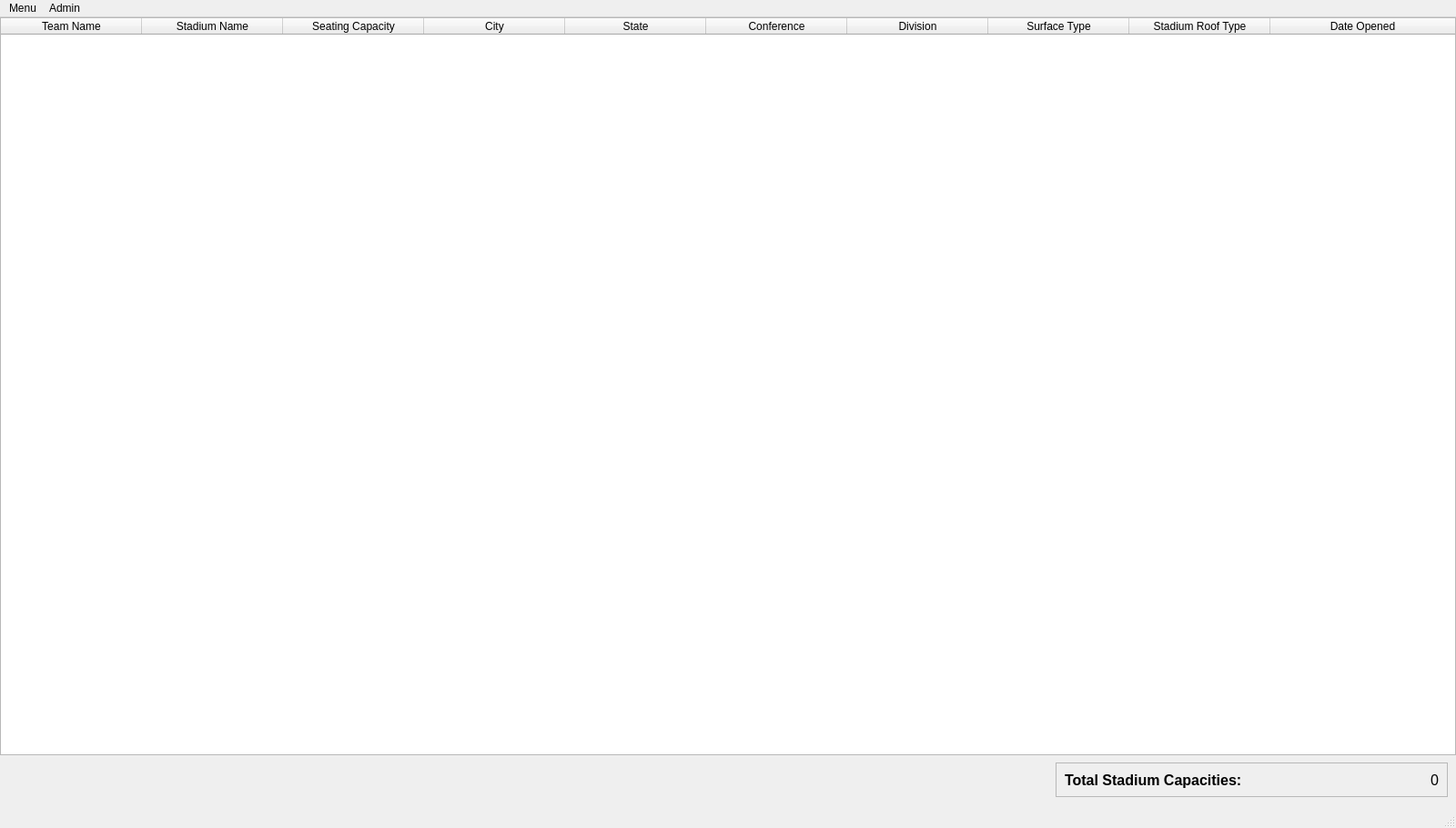
<?xml version="1.0" encoding="UTF-8"?>
<ui version="4.0">
 <class>MainWindow</class>
 <widget class="QMainWindow" name="MainWindow">
  <property name="geometry">
   <rect>
    <x>0</x>
    <y>0</y>
    <width>1600</width>
    <height>910</height>
   </rect>
  </property>
  <property name="windowTitle">
   <string>NFL Pamphlet</string>
  </property>
  <property name="windowIcon">
   <iconset>
    <normaloff>../../../../Desktop/football1.png</normaloff>../../../../Desktop/football1.png</iconset>
  </property>
  <widget class="QWidget" name="centralwidget">
   <widget class="QStackedWidget" name="stackedWidget">
    <property name="geometry">
     <rect>
      <x>0</x>
      <y>0</y>
      <width>1600</width>
      <height>880</height>
     </rect>
    </property>
    <property name="currentIndex">
     <number>0</number>
    </property>
    <widget class="QWidget" name="dataPage">
     <widget class="NFLDataTable" name="tableWidget">
      <property name="geometry">
       <rect>
        <x>0</x>
        <y>0</y>
        <width>1600</width>
        <height>811</height>
       </rect>
      </property>
      <property name="styleSheet">
       <string notr="true"/>
      </property>
      <property name="sizeAdjustPolicy">
       <enum>QAbstractScrollArea::AdjustIgnored</enum>
      </property>
      <property name="autoScroll">
       <bool>true</bool>
      </property>
      <property name="autoScrollMargin">
       <number>16</number>
      </property>
      <property name="selectionBehavior">
       <enum>QAbstractItemView::SelectItems</enum>
      </property>
      <property name="gridStyle">
       <enum>Qt::SolidLine</enum>
      </property>
      <attribute name="horizontalHeaderDefaultSectionSize">
       <number>155</number>
      </attribute>
      <attribute name="horizontalHeaderShowSortIndicator" stdset="0">
       <bool>true</bool>
      </attribute>
      <attribute name="horizontalHeaderStretchLastSection">
       <bool>true</bool>
      </attribute>
      <attribute name="verticalHeaderHighlightSections">
       <bool>true</bool>
      </attribute>
      <column>
       <property name="text">
        <string>Team Name</string>
       </property>
       <property name="font">
        <font>
         <underline>false</underline>
        </font>
       </property>
      </column>
      <column>
       <property name="text">
        <string>Stadium Name</string>
       </property>
      </column>
      <column>
       <property name="text">
        <string>Seating Capacity</string>
       </property>
      </column>
      <column>
       <property name="text">
        <string>City</string>
       </property>
      </column>
      <column>
       <property name="text">
        <string>State</string>
       </property>
      </column>
      <column>
       <property name="text">
        <string>Conference</string>
       </property>
      </column>
      <column>
       <property name="text">
        <string>Division</string>
       </property>
      </column>
      <column>
       <property name="text">
        <string>Surface Type</string>
       </property>
      </column>
      <column>
       <property name="text">
        <string>Stadium Roof Type</string>
       </property>
      </column>
      <column>
       <property name="text">
        <string>Date Opened</string>
       </property>
      </column>
     </widget>
     <widget class="QFrame" name="frame">
      <property name="geometry">
       <rect>
        <x>1160</x>
        <y>819</y>
        <width>431</width>
        <height>38</height>
       </rect>
      </property>
      <property name="frameShape">
       <enum>QFrame::StyledPanel</enum>
      </property>
      <property name="frameShadow">
       <enum>QFrame::Raised</enum>
      </property>
      <widget class="QLabel" name="label_4">
       <property name="geometry">
        <rect>
         <x>10</x>
         <y>0</y>
         <width>221</width>
         <height>38</height>
        </rect>
       </property>
       <property name="font">
        <font>
         <pointsize>12</pointsize>
         <weight>75</weight>
         <bold>true</bold>
        </font>
       </property>
       <property name="text">
        <string>Total Stadium Capacities:</string>
       </property>
      </widget>
      <widget class="QLabel" name="totalCapacityLabel">
       <property name="geometry">
        <rect>
         <x>230</x>
         <y>0</y>
         <width>191</width>
         <height>38</height>
        </rect>
       </property>
       <property name="font">
        <font>
         <pointsize>12</pointsize>
        </font>
       </property>
       <property name="text">
        <string>0</string>
       </property>
       <property name="alignment">
        <set>Qt::AlignRight|Qt::AlignTrailing|Qt::AlignVCenter</set>
       </property>
      </widget>
     </widget>
    </widget>
    <widget class="QWidget" name="contactPage">
     <widget class="QStackedWidget" name="contactPageStack">
      <property name="geometry">
       <rect>
        <x>0</x>
        <y>0</y>
        <width>1600</width>
        <height>880</height>
       </rect>
      </property>
      <widget class="QWidget" name="regularContactPage">
       <widget class="QFrame" name="frame_2">
        <property name="geometry">
         <rect>
          <x>450</x>
          <y>120</y>
          <width>710</width>
          <height>620</height>
         </rect>
        </property>
        <property name="autoFillBackground">
         <bool>false</bool>
        </property>
        <property name="frameShape">
         <enum>QFrame::Panel</enum>
        </property>
        <property name="frameShadow">
         <enum>QFrame::Raised</enum>
        </property>
        <property name="lineWidth">
         <number>5</number>
        </property>
        <widget class="QLabel" name="label">
         <property name="geometry">
          <rect>
           <x>0</x>
           <y>0</y>
           <width>710</width>
           <height>620</height>
          </rect>
         </property>
         <property name="autoFillBackground">
          <bool>false</bool>
         </property>
         <property name="frameShape">
          <enum>QFrame::NoFrame</enum>
         </property>
         <property name="text">
          <string>&lt;html&gt;&lt;head/&gt;&lt;body&gt;&lt;p align=&quot;center&quot;&gt;&lt;span style=&quot; font-size:16pt; color:#000000;&quot;&gt;Please contact us through the methods below&lt;/span&gt;&lt;/p&gt;&lt;p align=&quot;center&quot;&gt;&lt;span style=&quot; font-size:16pt; color:#000000;&quot;&gt;&lt;br/&gt;&lt;/span&gt;&lt;/p&gt;&lt;p align=&quot;center&quot;&gt;&lt;span style=&quot; color:#000000;&quot;&gt;&lt;br/&gt;&lt;/span&gt;&lt;span style=&quot; font-size:16pt; color:#000000;&quot;&gt;&lt;br/&gt;&lt;/span&gt;&lt;/p&gt;&lt;p align=&quot;center&quot;&gt;&lt;span style=&quot; font-size:16pt; color:#000000;&quot;&gt;Phone: (123) 111 - 222 - 3333&lt;/span&gt;&lt;/p&gt;&lt;p align=&quot;center&quot;&gt;&lt;span style=&quot; font-size:16pt; color:#000000;&quot;&gt;Email: NeedHelp@Saddleback.edu&lt;/span&gt;&lt;/p&gt;&lt;p align=&quot;center&quot;&gt;&lt;span style=&quot; font-size:16pt; color:#000000;&quot;&gt;&lt;br/&gt;&lt;br/&gt;&lt;br/&gt;&lt;/span&gt;&lt;/p&gt;&lt;p align=&quot;center&quot;&gt;&lt;span style=&quot; font-size:16pt; color:#000000;&quot;&gt;Help Hours:&lt;/span&gt;&lt;/p&gt;&lt;p align=&quot;center&quot;&gt;&lt;span style=&quot; font-size:16pt; color:#000000;&quot;&gt;Monday - Friday&lt;/span&gt;&lt;/p&gt;&lt;p align=&quot;center&quot;&gt;&lt;span style=&quot; font-size:16pt; color:#000000;&quot;&gt;8:00am - 4:00pm&lt;/span&gt;&lt;/p&gt;&lt;p align=&quot;center&quot;&gt;&lt;span style=&quot; font-size:12pt; font-style:italic; color:#000000;&quot;&gt;subject to holiday changes&lt;/span&gt;&lt;/p&gt;&lt;/body&gt;&lt;/html&gt;</string>
         </property>
         <property name="alignment">
          <set>Qt::AlignLeading|Qt::AlignLeft|Qt::AlignVCenter</set>
         </property>
         <property name="margin">
          <number>0</number>
         </property>
        </widget>
       </widget>
      </widget>
      <widget class="QWidget" name="adminContactPage">
       <widget class="QFrame" name="frame_3">
        <property name="geometry">
         <rect>
          <x>450</x>
          <y>120</y>
          <width>710</width>
          <height>620</height>
         </rect>
        </property>
        <property name="cursor">
         <cursorShape>ArrowCursor</cursorShape>
        </property>
        <property name="autoFillBackground">
         <bool>false</bool>
        </property>
        <property name="frameShape">
         <enum>QFrame::Panel</enum>
        </property>
        <property name="frameShadow">
         <enum>QFrame::Raised</enum>
        </property>
        <property name="lineWidth">
         <number>5</number>
        </property>
        <widget class="QLabel" name="label_2">
         <property name="geometry">
          <rect>
           <x>0</x>
           <y>0</y>
           <width>710</width>
           <height>620</height>
          </rect>
         </property>
         <property name="cursor">
          <cursorShape>ArrowCursor</cursorShape>
         </property>
         <property name="autoFillBackground">
          <bool>false</bool>
         </property>
         <property name="frameShape">
          <enum>QFrame::NoFrame</enum>
         </property>
         <property name="frameShadow">
          <enum>QFrame::Plain</enum>
         </property>
         <property name="text">
          <string>&lt;html&gt;&lt;head/&gt;&lt;body&gt;&lt;p align=&quot;center&quot;&gt;&lt;span style=&quot; font-size:14pt; color:#000000;&quot;&gt;ADMIN CONTACT PAGE&lt;/span&gt;&lt;/p&gt;&lt;p align=&quot;center&quot;&gt;&lt;span style=&quot; font-size:16pt; color:#000000;&quot;&gt;Please contact us through the methods below&lt;/span&gt;&lt;/p&gt;&lt;p align=&quot;center&quot;&gt;&lt;span style=&quot; font-size:16pt; color:#000000;&quot;&gt;&lt;br/&gt;&lt;/span&gt;&lt;/p&gt;&lt;p align=&quot;center&quot;&gt;&lt;span style=&quot; color:#000000;&quot;&gt;&lt;br/&gt;&lt;/span&gt;&lt;span style=&quot; font-size:16pt; color:#000000;&quot;&gt;&lt;br/&gt;&lt;/span&gt;&lt;/p&gt;&lt;p align=&quot;center&quot;&gt;&lt;span style=&quot; font-size:16pt; color:#000000;&quot;&gt;Phone: (321) 999 - 888 - 7777&lt;/span&gt;&lt;/p&gt;&lt;p align=&quot;center&quot;&gt;&lt;span style=&quot; font-size:16pt; color:#000000;&quot;&gt;Email: AdminHelp@Saddleback.edu&lt;/span&gt;&lt;/p&gt;&lt;p align=&quot;center&quot;&gt;&lt;br/&gt;&lt;/p&gt;&lt;/body&gt;&lt;/html&gt;</string>
         </property>
        </widget>
       </widget>
      </widget>
     </widget>
    </widget>
    <widget class="QWidget" name="helpPage">
     <widget class="QLabel" name="helpLabel">
      <property name="geometry">
       <rect>
        <x>0</x>
        <y>0</y>
        <width>1600</width>
        <height>861</height>
       </rect>
      </property>
      <property name="font">
       <font>
        <pointsize>11</pointsize>
       </font>
      </property>
      <property name="frameShape">
       <enum>QFrame::NoFrame</enum>
      </property>
      <property name="text">
       <string>&lt;html&gt;&lt;head/&gt;&lt;body&gt;&lt;p&gt;&lt;span style=&quot; font-weight:600;&quot;&gt;Home:&lt;/span&gt; To reach the Home page, click &amp;quot;Menu&amp;quot; in the top left corner, then click &amp;quot;Home&amp;quot;.&lt;/p&gt;&lt;p&gt;After clicking this option, you should be automatically dirrected to the &amp;quot;Home&amp;quot; page. &lt;br/&gt;&lt;/p&gt;&lt;p&gt;&lt;span style=&quot; font-weight:600;&quot;&gt;Contact Us:&lt;/span&gt; To reach the Contact Us page, click &amp;quot;Menu&amp;quot; in the top left corner, then click &amp;quot;Contact Us&amp;quot;.&lt;/p&gt;&lt;p&gt;After clicking this option, you should be automatically dirrected to the &amp;quot;Contact Us&amp;quot; page.&lt;br/&gt;&lt;/p&gt;&lt;p&gt;&lt;span style=&quot; font-weight:600;&quot;&gt;Display Conference:&lt;/span&gt; To refine the &amp;quot;Home&amp;quot; page to show one of these options;&lt;/p&gt;&lt;p&gt;----&lt;span style=&quot; font-weight:600; font-style:italic;&quot;&gt;Display all:&lt;/span&gt; Click &amp;quot;Menu&amp;quot; in the top left corner, then hover over &amp;quot;Display Conference&amp;quot;.&lt;/p&gt;&lt;p&gt;Please click on the option &amp;quot;All&amp;quot;.&lt;/p&gt;&lt;p&gt;All conferances should now be displayed on the &amp;quot;Home&amp;quot; page.&lt;/p&gt;&lt;p&gt;----&lt;span style=&quot; font-weight:600; font-style:italic;&quot;&gt;Display American Football Conferance:&lt;/span&gt; Click &amp;quot;Menu&amp;quot; in the top left corner, then hover over &amp;quot;Display Conference&amp;quot;.&lt;/p&gt;&lt;p&gt;Please click on the option &amp;quot;American Football Conferance&amp;quot;.&lt;/p&gt;&lt;p&gt;American Football Conferances should now be displayed on the &amp;quot;Home&amp;quot; page.&lt;/p&gt;&lt;p&gt;----&lt;span style=&quot; font-weight:600; font-style:italic;&quot;&gt;Display National Football Conferance:&lt;/span&gt; Click &amp;quot;Menu&amp;quot; in the top left corner, then hover over &amp;quot;Display Conference&amp;quot;.&lt;/p&gt;&lt;p&gt;Please click on the option &amp;quot;National Football Conferance&amp;quot;.&lt;/p&gt;&lt;p&gt;National Football Conferances should now be displayed on the &amp;quot;Home&amp;quot; page.&lt;br/&gt;&lt;/p&gt;&lt;p&gt;&lt;span style=&quot; font-weight:600;&quot;&gt;Log in:&lt;/span&gt;&lt;span style=&quot; font-style:italic;&quot;&gt;*Option only of importance to Administrators*&lt;/span&gt;&lt;/p&gt;&lt;p&gt;If you are an Administrator hoping to find and use the login page, click &amp;quot;Menu&amp;quot; in the top left corner, then click &amp;quot;Login&amp;quot;.&lt;/p&gt;&lt;p&gt;After clicking &amp;quot;Login&amp;quot; a window will pop up asking you to input a password.&lt;/p&gt;&lt;p&gt;Entering an incorrect password will result in a pop up window.&lt;/p&gt;&lt;p&gt;If login is successful there should be no pop ups and a drop down titled &amp;quot;Admin&amp;quot; will appear next to menu in the top left corner.&lt;/p&gt;&lt;p&gt;If you are an Administrator and do not have the password, please speak to other Administrators about your dilemna.&lt;/p&gt;&lt;p&gt;Refer to this drop down for all Admin tools.&lt;/p&gt;&lt;p&gt;Contact Administrators for more assistance, thank you.&lt;br/&gt;&lt;/p&gt;&lt;p align=&quot;center&quot;&gt;&lt;span style=&quot; font-weight:600;&quot;&gt;*If you need further assisstance, please refer to the &amp;quot;Contact Us&amp;quot; page (located by clicking &amp;quot;Menu&amp;quot;)*&lt;/span&gt;&lt;/p&gt;&lt;/body&gt;&lt;/html&gt;</string>
      </property>
      <property name="textFormat">
       <enum>Qt::AutoText</enum>
      </property>
      <property name="alignment">
       <set>Qt::AlignLeading|Qt::AlignLeft|Qt::AlignTop</set>
      </property>
      <property name="margin">
       <number>10</number>
      </property>
      <property name="indent">
       <number>-1</number>
      </property>
     </widget>
     <widget class="QWidget" name="adminHelpWidget" native="true">
      <property name="geometry">
       <rect>
        <x>920</x>
        <y>80</y>
        <width>601</width>
        <height>461</height>
       </rect>
      </property>
      <widget class="QFrame" name="frame_4">
       <property name="geometry">
        <rect>
         <x>10</x>
         <y>10</y>
         <width>581</width>
         <height>431</height>
        </rect>
       </property>
       <property name="frameShape">
        <enum>QFrame::Box</enum>
       </property>
       <property name="frameShadow">
        <enum>QFrame::Raised</enum>
       </property>
       <property name="lineWidth">
        <number>5</number>
       </property>
       <widget class="QLabel" name="adminHelpLabel">
        <property name="geometry">
         <rect>
          <x>10</x>
          <y>10</y>
          <width>561</width>
          <height>411</height>
         </rect>
        </property>
        <property name="text">
         <string>&lt;html&gt;&lt;head/&gt;&lt;body&gt;&lt;p align=&quot;center&quot;&gt;&lt;span style=&quot; font-size:14pt; font-weight:600;&quot;&gt;Admin Help&lt;/span&gt;&lt;/p&gt;&lt;p&gt;&lt;span style=&quot; font-size:12pt; font-weight:600;&quot;&gt;Load New Entries:&lt;/span&gt;&lt;span style=&quot; font-size:12pt;&quot;&gt; Allows the upload of a .CSV file of choice.&lt;/span&gt;&lt;/p&gt;&lt;p&gt;&lt;span style=&quot; font-size:12pt;&quot;&gt;-Example of data within .CSV file: San Diego Sailors,Qualcomm Stadium,....&lt;/span&gt;&lt;/p&gt;&lt;p&gt;&lt;span style=&quot; font-size:12pt;&quot;&gt;&lt;br/&gt;&lt;/span&gt;&lt;span style=&quot; font-size:12pt; font-weight:600;&quot;&gt;Show Original List:&lt;/span&gt;&lt;span style=&quot; font-size:12pt;&quot;&gt; Shows the data of the original .CSV file.&lt;/span&gt;&lt;/p&gt;&lt;p&gt;&lt;span style=&quot; font-size:12pt;&quot;&gt;&lt;br/&gt;&lt;/span&gt;&lt;span style=&quot; font-size:12pt; font-weight:600;&quot;&gt;Show Updated List:&lt;/span&gt;&lt;span style=&quot; font-size:12pt;&quot;&gt; Shows the original data plus any additionally &lt;/span&gt;&lt;/p&gt;&lt;p&gt;&lt;span style=&quot; font-size:12pt;&quot;&gt;uploaded data together.&lt;br/&gt;&lt;/span&gt;&lt;/p&gt;&lt;p&gt;&lt;span style=&quot; font-size:12pt; font-weight:600; font-style:italic;&quot;&gt;-Example of use:&lt;/span&gt;&lt;span style=&quot; font-size:12pt;&quot;&gt; Click &amp;quot;Admin&amp;quot; then click &amp;quot;Load New Entries&amp;quot;, &lt;/span&gt;&lt;/p&gt;&lt;p&gt;&lt;span style=&quot; font-size:12pt;&quot;&gt;select your .CSV file of choice.&lt;/span&gt;&lt;/p&gt;&lt;p&gt;&lt;span style=&quot; font-size:12pt;&quot;&gt;Click &amp;quot;Show Updated List&amp;quot; to view the new data that has now &lt;/span&gt;&lt;/p&gt;&lt;p&gt;&lt;span style=&quot; font-size:12pt;&quot;&gt;been added to the Original List.&lt;/span&gt;&lt;/p&gt;&lt;p&gt;&lt;span style=&quot; font-size:12pt;&quot;&gt;To view original data list please select &amp;quot;Show Original List&amp;quot;.&lt;br/&gt;&lt;/span&gt;&lt;/p&gt;&lt;p&gt;&lt;span style=&quot; font-size:12pt;&quot;&gt;&lt;br/&gt;&lt;/span&gt;&lt;/p&gt;&lt;p&gt;&lt;span style=&quot; font-size:12pt;&quot;&gt;&lt;br/&gt;&lt;/span&gt;&lt;/p&gt;&lt;p&gt;&lt;span style=&quot; font-size:12pt;&quot;&gt;&lt;br/&gt;&lt;/span&gt;&lt;/p&gt;&lt;/body&gt;&lt;/html&gt;</string>
        </property>
        <property name="alignment">
         <set>Qt::AlignLeading|Qt::AlignLeft|Qt::AlignTop</set>
        </property>
        <property name="margin">
         <number>10</number>
        </property>
       </widget>
      </widget>
     </widget>
    </widget>
   </widget>
  </widget>
  <widget class="QMenuBar" name="menubar">
   <property name="geometry">
    <rect>
     <x>0</x>
     <y>0</y>
     <width>1600</width>
     <height>20</height>
    </rect>
   </property>
   <widget class="QMenu" name="menuMenu">
    <property name="title">
     <string>Menu</string>
    </property>
    <widget class="QMenu" name="menuDisplay_Conference">
     <property name="title">
      <string>Display Conference</string>
     </property>
     <property name="icon">
      <iconset>
       <normaloff>../../../../Desktop/football1.png</normaloff>../../../../Desktop/football1.png</iconset>
     </property>
     <addaction name="actionNo_Conferences_Found"/>
    </widget>
    <addaction name="separator"/>
    <addaction name="actionHome"/>
    <addaction name="actionlogin"/>
    <addaction name="actionContact_Us"/>
    <addaction name="actionHelp"/>
    <addaction name="separator"/>
    <addaction name="menuDisplay_Conference"/>
   </widget>
   <widget class="QMenu" name="menuAdmin">
    <property name="title">
     <string>Admin</string>
    </property>
    <addaction name="actionLoad_New_Entries"/>
    <addaction name="actionShow_Original_List"/>
    <addaction name="actionShow_Updated_List"/>
   </widget>
   <addaction name="menuMenu"/>
   <addaction name="menuAdmin"/>
  </widget>
  <widget class="QStatusBar" name="statusbar"/>
  <action name="actionlogin">
   <property name="icon">
    <iconset>
     <normaloff>../../../../Desktop/login.png</normaloff>../../../../Desktop/login.png</iconset>
   </property>
   <property name="text">
    <string>Login</string>
   </property>
  </action>
  <action name="actionContact_Us">
   <property name="icon">
    <iconset>
     <normaloff>../../../../Desktop/contactUs.png</normaloff>../../../../Desktop/contactUs.png</iconset>
   </property>
   <property name="text">
    <string>Contact Us</string>
   </property>
  </action>
  <action name="actionHome">
   <property name="icon">
    <iconset>
     <normaloff>../../../../Desktop/Home1.png</normaloff>../../../../Desktop/Home1.png</iconset>
   </property>
   <property name="text">
    <string>Home</string>
   </property>
  </action>
  <action name="actionLoad_New_Entries">
   <property name="text">
    <string>Load New Entries</string>
   </property>
  </action>
  <action name="actionHelp">
   <property name="icon">
    <iconset>
     <normaloff>../../../../Desktop/Help.png</normaloff>../../../../Desktop/Help.png</iconset>
   </property>
   <property name="text">
    <string>Help</string>
   </property>
  </action>
  <action name="actionShow_Original_List">
   <property name="text">
    <string>Show Original List</string>
   </property>
  </action>
  <action name="actionShow_Updated_List">
   <property name="text">
    <string>Show Updated List</string>
   </property>
  </action>
  <action name="actionNo_Conferences_Found">
   <property name="text">
    <string>No Conferences Found</string>
   </property>
  </action>
 </widget>
 <customwidgets>
  <customwidget>
   <class>NFLDataTable</class>
   <extends>QTableWidget</extends>
   <header>nfldatatable.h</header>
  </customwidget>
 </customwidgets>
 <resources/>
 <connections/>
</ui>
